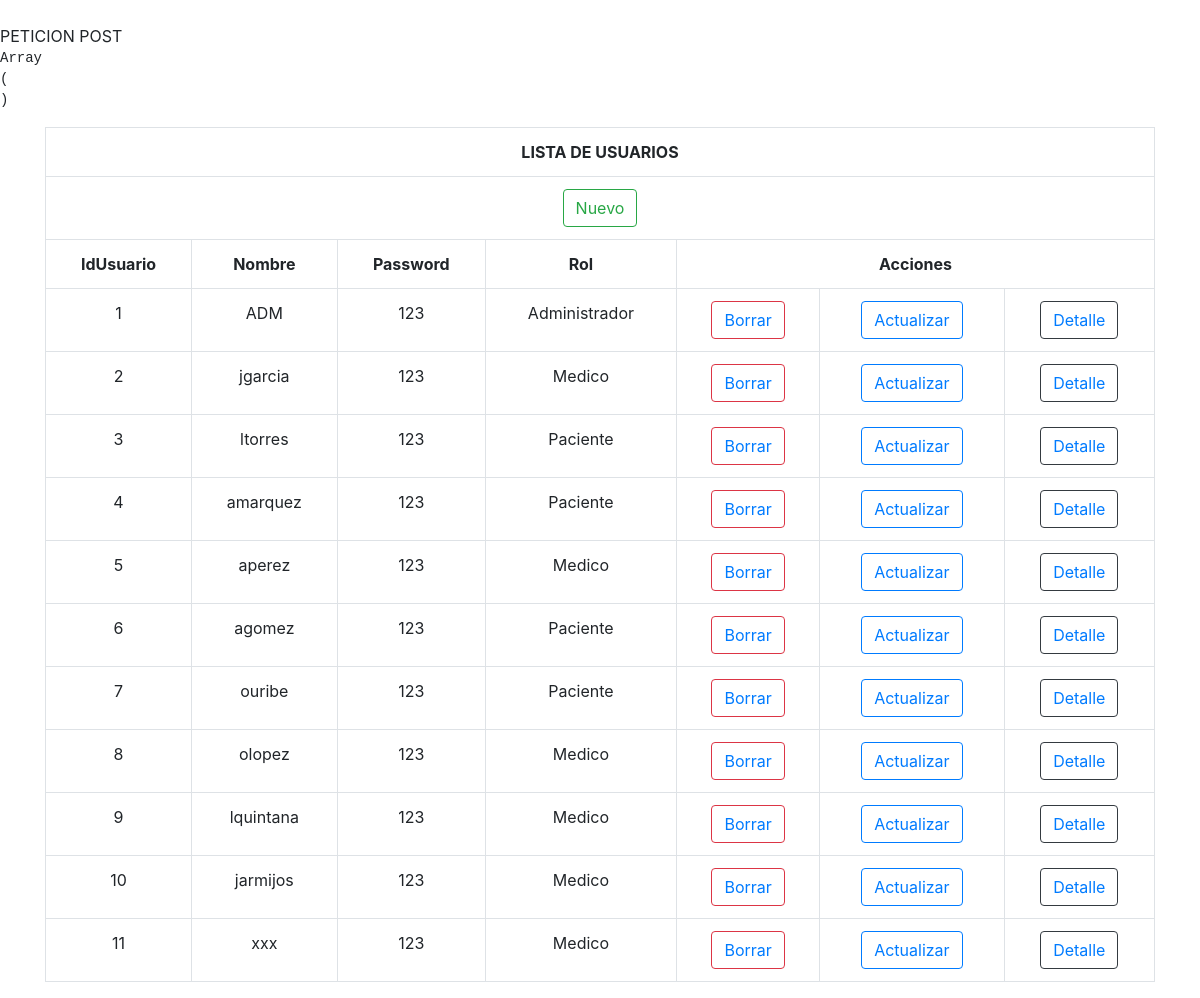
The app's page /Clases/Usuarios/usuarios.php with its own data.
### tables this page shows
CREATE TABLE `usuarios` (
  `IdUsuario` int(11) NOT NULL,
  `Nombre` varchar(50) NOT NULL,
  `Password` varchar(64) NOT NULL,
  `Rol` int(11) NOT NULL
);

CREATE TABLE `roles` (
  `IdRol` int(11) NOT NULL,
  `Nombre` varchar(50) NOT NULL,
  `Accion` varchar(20) DEFAULT NULL
);

### www/Clases/Usuarios/class.Usuarios.php (the view, shortened to what this page needs)
<?php
class usuario{
    private $con;
    function __construct($cn)
    {
        $this->con = $cn;
    }
	public function get_list(){
		$d_new = "new/0";
		$d_new_final = base64_encode($d_new);
		$html = '
		<div class="container mt-10">
  <div class="table-responsive">
    <table class="table table-hover table-bordered text-center align-middle">
      <tr>
        <th colspan="8" class="text-center align-middle custom-table-title">LISTA DE USUARIOS</th>
      </tr>
			<tr>
			<th colspan="8" class="text-center align-middle" ><a class="btn btn-outline-success" href="usuarios.php?d=' . $d_new_final . '">Nuevo</a></th>
			</tr>
			<tr>
                <th class="text-center">IdUsuario</th>
                <th class="text-center">Nombre</th>
                <th class="text-center">Password</th>
                <th class="text-center">Rol</th>
				<th colspan="3">Acciones</th>
			</tr>
			</div>
			</div>';
			$sql = "SELECT usuarios.IdUsuario, usuarios.Nombre, usuarios.Password, roles.Nombre AS NombreRol
                FROM usuarios
                INNER JOIN roles ON usuarios.Rol = roles.IdRol";
		$res = $this->con->query($sql);
		while($row = $res->fetch_assoc()){
			$d_del = "del/" . $row['IdUsuario'];
			$d_del_final = base64_encode($d_del);
			$d_act = "act/" . $row['IdUsuario'];
			$d_act_final = base64_encode($d_act);
			$d_det = "det/" . $row['IdUsuario'];
			$d_det_final = base64_encode($d_det);
			$html .= '
				<tr>
                    <td class="text-center">' . $row['IdUsuario'] . '</td>
                    <td class="text-center">' . $row['Nombre'] . '</td>
                    <td class="text-center">' . $row['Password'] . '</td>
                    <td class="text-center">' . $row['NombreRol'] . '</td>
					<td><button class="btn btn-outline-danger"><a href="usuarios.php?d=' . $d_del_final . '">Borrar</a></button></td>
					<td><button class="btn btn-outline-primary"><a href="usuarios.php?d=' . $d_act_final . '">Actualizar</a></button></td>
					<td><button class="btn btn-outline-dark"><a href="usuarios.php?d=' . $d_det_final . '">Detalle</a></button></td>
				</tr>';
		}
		$html .= '
		</table>';
		return $html;
	}
}
?>

### records on screen
usuarios: IdUsuario "1", Nombre "ADM", Password "123", Rol.Nombre "Administrador"
usuarios: IdUsuario "2", Nombre "jgarcia", Password "123", Rol.Nombre "Medico"
usuarios: IdUsuario "3", Nombre "ltorres", Password "123", Rol.Nombre "Paciente"
usuarios: IdUsuario "4", Nombre "amarquez", Password "123", Rol.Nombre "Paciente"
usuarios: IdUsuario "5", Nombre "aperez", Password "123", Rol.Nombre "Medico"
usuarios: IdUsuario "6", Nombre "agomez", Password "123", Rol.Nombre "Paciente"
usuarios: IdUsuario "7", Nombre "ouribe", Password "123", Rol.Nombre "Paciente"
usuarios: IdUsuario "8", Nombre "olopez", Password "123", Rol.Nombre "Medico"
usuarios: IdUsuario "9", Nombre "lquintana", Password "123", Rol.Nombre "Medico"
usuarios: IdUsuario "10", Nombre "jarmijos", Password "123", Rol.Nombre "Medico"
usuarios: IdUsuario "11", Nombre "xxx", Password "123", Rol.Nombre "Medico"
